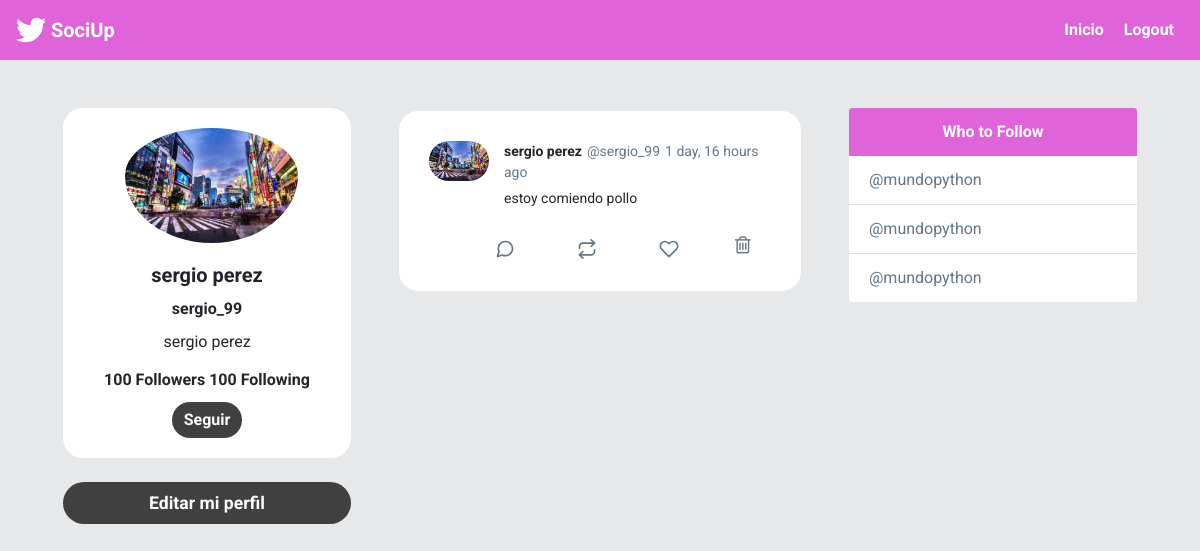
Page /profile/sergio_99 on the committed database.
### twitter/models.py (models this page shows, shortened)
class Profile(models.Model):
    user=models.OneToOneField(User,on_delete=models.CASCADE)
    bio=models.CharField(default="Hola Wordl",max_length=200)
    image=models.ImageField(default='default.png')

class Post(models.Model):
    timestamp=models.DateTimeField(default=timezone.now)
    content=models.TextField(default='hola')
    user=models.ForeignKey(User,on_delete=models.CASCADE, related_name='posts')
    class Meta:
        ordering=['-timestamp']

### twitter/views.py (the view)
# urls.py: path('profile/<str:username>',profile,name="profile"),
def profile(request,username):
    user=User.objects.get(username=username)
    posts=user.posts.all()
    context={'user':user,'posts':posts}
    return render(request,'twitter/profile.html',context)

### twitter/templates/twitter/profile.html (shortened to what this page needs)
{% extends 'twitter/layout.html' %}
{% block content %}
{% load humanize %}
<div id="main" class="container-fluid d-flex">
    <div class="sidebar m-5 d-none d-md-block">
        <div class="">
            <div class="card " style="width: 18rem; text-align:center;border-radius: 20px;">
                <img class="card-img-top rounded-circle"
                    style="width:60%; position: relative;left: 62px;padding-top: 20px;" src="{{ user.profile.image.url }}"
                    alt="Card image cap">
                <div class="card-body">
                    <h5 class="card-title font-weight-bold">{{ user.first_name }}</h5>
                    <h6 class="card-title font-weight-bold">{{ user.username }}</h6>
                    <p class="card-text">{{ user.first_name }}</p>
                    <h6 class="card-title font-weight-bold">
                        100 Followers
                        100 Following
                    </h6>
                    <a href="{% url 'follow' user %}" class="btn  text-white rounded-pill">Seguir</a>
                </div>
            </div>
            <a href="{% url 'editar'%}" id="addATweetLeft" type="button"
                style="border-radius: 30px; font-size: 1.1rem; font-weight:bold;"
                class="btn btn-lg btn-block mt-4 text-white ">Editar mi perfil</a>
        </div>
    </div>
    <div class="content">
        {% for post  in posts %}
        <div id="tweetCards">
            <div class="tweet-wrap" style="border-radius:20px">
                <div class="tweet-header">
                    <img src="{{ post.user.profile.image.url }}" alt="" class="avator">
                    <div class="tweet-header-info">
                        {{ post.user.first_name }}<span>@{{post.user}}</span><span>{{ post.timestamp|naturaltime }}
                        </span>
                        <p>{{ post.content }}</p>
                    </div>
                </div>
                <div class="tweet-info-counts">
                    <div class="comments">
                        <button style="background: white; border: none;">
                        </button>
                    </div>
                    <div class="retweets">
                        <button style="background: white; border: none;">
                        </button>
                    </div>
                    <div class="likes">
                        <button style="background: white; border: none;">
                        </button>
                    </div>
                    <div class="trash">
                        <a href="#" style="background: white; border: none;">
                            <i class="fa fa-trash-o" style="color:#657786; font-size: 20px" aria-hidden="true"></i>
                        </a>
                    </div>
                </div>
            </div>
        </div>
        {% endfor %}
    </div>
    <div class="sidebar m-5 d-none d-xl-block">
        <div class="card" style="width: 18rem;">
            <div class="card-header">
                Who to Follow
            </div>
            <ul class="list-group list-group-flush">
                <li class="list-group-item"><a href="#" style="text-decoration: none;color: #657787;">@mundopython</a>
                </li>
                <li class="list-group-item"><a href="#" style="text-decoration: none;color: #657787;">@mundopython</a>
                </li>
                <li class="list-group-item"><a href="#" style="text-decoration: none;color: #657787;">@mundopython</a>
                </li>
            </ul>
        </div>
    </div>
</div>
{% endblock content %}

### twitter/static/css/style.css (style rules this page uses)
body { background: #E6E8E9; ; font-family: 'Asap', sans-serif; font-family: 'Roboto', sans-serif; }
img { max-width: 100%; }
.avator { border-radius: 100px; width: 60px; margin-right: 15px; }
.card { border: none; }
.card-header { background-color: #df63d9 ; color: white; text-align: center; font-weight: bold; border: none; }
#main { justify-content: center; }
.tweet-wrap { max-width: 490px; background: #fff; margin: 0 auto; margin-top: 50px; border-radius: 3px; padding: 30px; border-bottom: 1px solid #e6ecf0; border-top: 1px solid #e6ecf0; }
.tweet-header { display: flex; align-items: flex-start; font-size: 14px; }
.tweet-header-info { font-weight: bold; }
.tweet-header-info span { color: #657786; font-weight: normal; margin-left: 5px; }
.tweet-header-info p { font-weight: normal; margin-top: 5px; }
.tweet-info-counts { display: flex; margin-left: 60px; margin-top: 10px; }
.tweet-info-counts div { display: flex; margin-right: 20px; }
.tweet-info-counts div svg { color: #657786; margin-right: 10px; }
.btn { background-color: #414040 ; border-style: none; font-weight: bold; color: white; }
a:link { color: #df63d9 ; text-decoration: none; }

### rows in the picture
Post: user.profile.image (picture), user.first_name "sergio perez", user "sergio_99", timestamp "1 day, 16 hours ago", content "estoy comiendo pollo"

### other values in the picture
{{ user.first_name }} "sergio perez"
{{ user.username }} "sergio_99"
